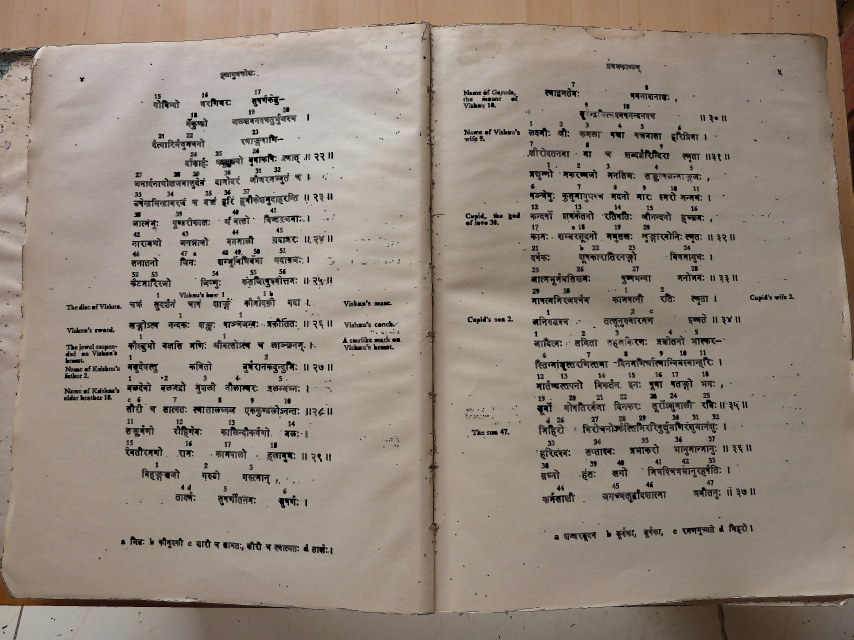
#> input picture webui-php/python-scripts/visual-search/images/test.jpg, 2560 x 1920 px (shown at 1/3 size)
$ python -i preprocessing.py   (imports and definitions only)   (Python 2 division)   (older library calls are emulated)
#> lines starting #> are read from the running program, lines starting #| are printed output that depends on the picture; after the words box and inside, x2 and y2 are one past the last pixel; in counts of white or black regions, pixels touching at a corner belong together
# -*- coding: utf-8 -*-
"""
Created on Sun Apr 12 15:09:51 2015
@author: suryo
Python module for preprocessing images of Indain manuscriptsfor further
processing and pattern matching.
This python module can perform the following functions:
1. Binarization - method binary_img(img) performs this function
2. Skew correction - method skew_correction(img) performs this function
Need to introduce machine learning of some sort to make the skew correction
method run faster :(
Or... A simple fix would be to resize the image first, and then apply the skew
correction method! That'll probably take lesser time...
Resizing is yielding better results.
"""

import cv2
import numpy as np
from scipy.stats import mode

kernel = np.ones((5,5),np.uint8)
clahe = cv2.createCLAHE(clipLimit=2.0, tileGridSize=(8,8))

"""
Method to binarize an image
Input: Grayscale image
Output: Binary image
The nature of the output is such that the text(foreground) has a colour
value of (255,255,255), and the background has a value of (0,0,0).
"""
def binary_img(img):

    #img_erode = cv2.dilate(img,kernel,iterations = 2)
    blur=cv2.medianBlur(img,5)

    #mask1 = np.ones(img.shape[:2],np.uint8)
    """Applying histogram equalization"""
    cl1 = clahe.apply(blur)

    circles_mask = cv2.dilate(cl1,kernel,iterations = 1)
    circles_mask = (255-circles_mask)

    thresh = 1
    circles_mask = cv2.threshold(circles_mask, thresh, 255, cv2.THRESH_BINARY)[1]
#> circles_mask: shape (1920, 2560); every value is 255

    edges = cv2.Canny(cl1,100,200)
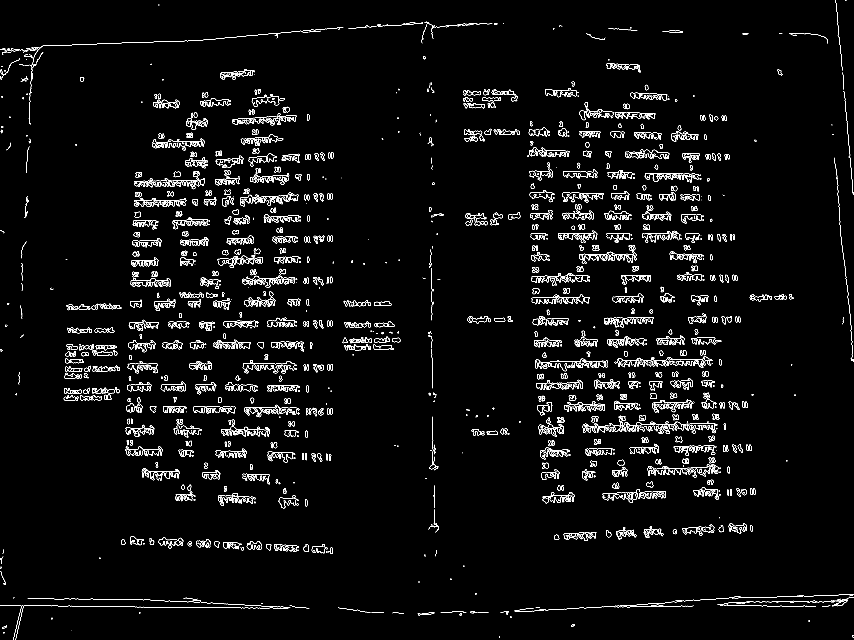
#> edges: shape (1920, 2560) (shown at 1/3 size); 2.4% white in thin lines or dots

    edges = cv2.bitwise_and(edges,edges,mask=circles_mask)

    dilation = cv2.dilate(edges,kernel,iterations = 1)
#> dilation: shape (1920, 2560); 11.5% white; 603 white regions, largest, box (x1, y1, x2, y2) and area: (1542, 1780, 2560, 1838) 12460, (1745, 1241, 2154, 1304) 12273, (0, 1791, 930, 1920) 10783

    display = cv2.bitwise_and(img,img,mask=dilation)

    cl2 = clahe.apply(display)
    cl2 = clahe.apply(cl2)

    ret,th = cv2.threshold(cl2,0,255,cv2.THRESH_BINARY+cv2.THRESH_OTSU)
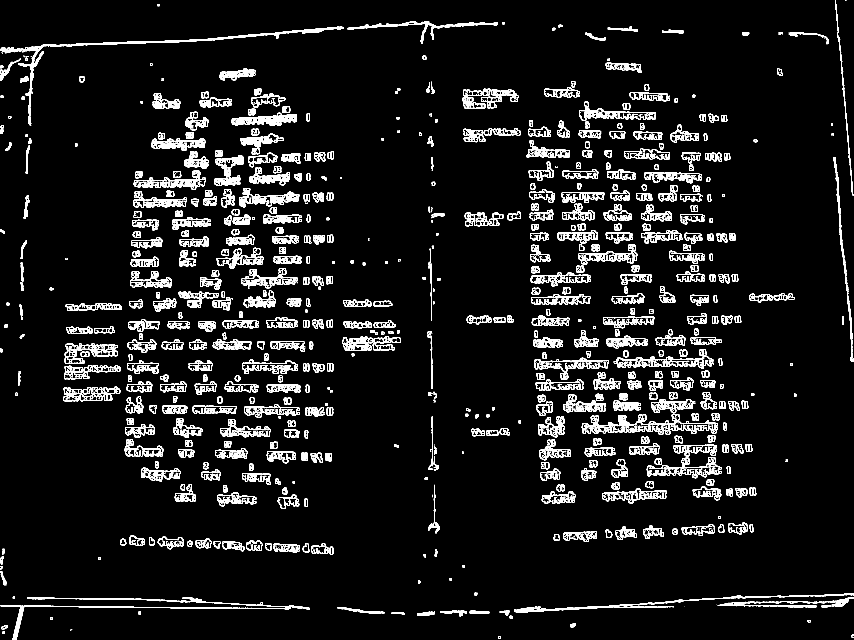
#> th: shape (1920, 2560) (shown at 1/3 size); 6.7% white; 1946 white regions (1314 under 20 px), largest, box (x1, y1, x2, y2) and area: (0, 80, 1032, 376) 6845, (1745, 1241, 2154, 1304) 6583, (1542, 1780, 2560, 1838) 4250
#> ret = 78
    th = 255 - th

    thg = cv2.adaptiveThreshold(display,255,cv2.ADAPTIVE_THRESH_GAUSSIAN_C,\
            cv2.THRESH_BINARY,11,2)
#> thg: shape (1920, 2560); 86.9% white; 1661 black regions (484 under 20 px), largest, box (x1, y1, x2, y2) and area: (1741, 1110, 2168, 1505) 18795, (1538, 1775, 2560, 1842) 17368, (0, 76, 1036, 380) 16242

    #final = cv2.bitwise_and(dilation,dilation,mask=th)

    finalg = cv2.bitwise_and(dilation,dilation,mask=thg)
#> finalg: shape (1920, 2560); 7.2% white; 1663 white regions (1033 under 20 px), largest, box (x1, y1, x2, y2) and area: (1542, 1780, 2560, 1838) 9378, (1745, 1241, 2154, 1304) 7528, (0, 80, 1032, 376) 7120

    finalg = 255 - finalg
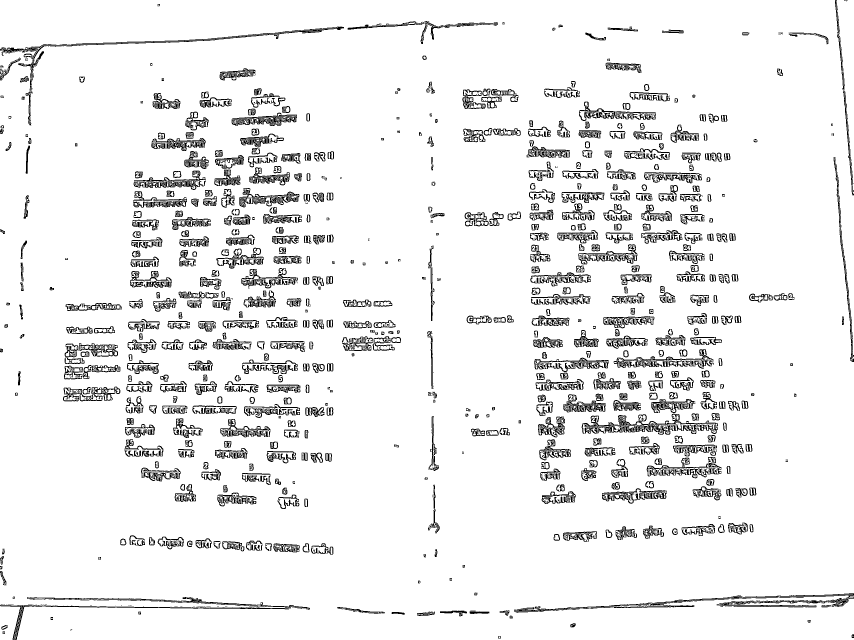
#> finalg: shape (1920, 2560) (shown at 1/3 size); 92.8% white; 1663 black regions (1033 under 20 px), largest, box (x1, y1, x2, y2) and area: (1542, 1780, 2560, 1838) 9378, (1745, 1241, 2154, 1304) 7528, (0, 80, 1032, 376) 7120

    abso = cv2.bitwise_and(dilation,dilation,mask=finalg)
#> abso: shape (1920, 2560); 4.3% white; 2210 white regions (895 under 20 px)

    return abso

"""
Method to resize the image. This is going to help in reducing the number
of computations, as the size of data will reduce.
"""

def resize(img):

    r = 1000.0 / img.shape[1]
    dim = (1000, int(img.shape[0] * r))
    resized = cv2.resize(img, dim, interpolation = cv2.INTER_AREA)

    #cv2.imshow('resized', resized)
    return resized

"""
Method to correct the skew of an image
Input: Binary image
Output: Skew corrected binary image
The nature of the output is such that the binary image is rotated appropriately
to remove any angular skew.
Find out the right place to insert the resizing method call.
Try to find one bounding rectangle around all the contours
"""

def skew_correction(img):
    areas = []  #stores all the areas of corresponding contours
    dev_areas = []  #stores all the areas of the contours within 1st std deviation in terms of area#stores all the white pixels of the largest contour within 1st std deviation
    all_angles = []
    k = 0

    binary = binary_img(img)
    #binary = resize(binary)
    contours, hierarchy = cv2.findContours(binary,cv2.RETR_TREE,cv2.CHAIN_APPROX_SIMPLE)
#> contours = 5466 contours, 3898 with area under 20; largest, box (x1, y1, x2, y2) and area: (1747, 1264, 2146, 1302) 3008, (1855, 1070, 2138, 1102) 1977, (1943, 1393, 2157, 1427) 1478, (1737, 754, 1910, 789) 1368, (1594, 820, 1765, 857) 1332
    #cnt = contours[0]
    #upper_bound=len(contours)
    height_orig, width_orig = img.shape[:2]
#> height_orig = 1920; width_orig = 2560
    words = np.zeros(img.shape[:2],np.uint8)

    for c in contours:
        areas.append(cv2.contourArea(c))
#> this loop made 5466 passes
#> c on passes 11 to 13: [[1271, 1843], [1282, 1843]], [[1201, 1842], [1204, 1842]], [[1251, 1841], [1252, 1841]]
#> after the loop, areas = 5466 values, max 3008 at index 1292, min 0 at index 10, mean 35.78

    std_dev = np.std(areas)
#> std_dev = 115.6
    for i in areas:
        dev_areas.append(i-std_dev)
#> this loop made 5466 passes
#> i on passes 1 to 3: 8, 0.5, 4.5
#> after the loop, dev_areas = 5466 values, max 2892.4 at index 1292, min -115.6 at index 10, mean -79.78

    dev_contours = np.zeros(img.shape[:2],np.uint8)

    for i in dev_areas:
        if((i>(-std_dev)) and (i<=(std_dev))):
            cv2.drawContours(dev_contours, contours, k, (255,255,255), -1)
        k+=1
#> this loop made 5466 passes
#> i on passes 1 to 3: -107.6, -115.1, -111.1
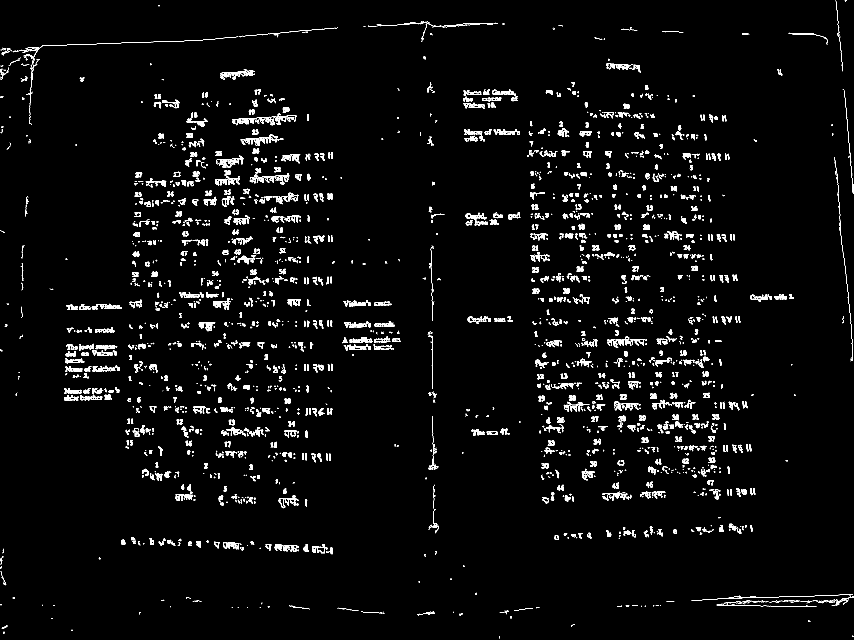
#> dev_contours: shape (1920, 2560) (shown at 1/3 size); 3% white; 2502 white regions (903 under 20 px), largest, box (x1, y1, x2, y2) and area: (76, 109, 715, 202) 807, (2503, 485, 2559, 1082) 661, (749, 524, 868, 553) 567
#> after the loop, k = 5466

    sobely = cv2.Sobel(dev_contours,cv2.CV_64F,0,1,ksize=5)
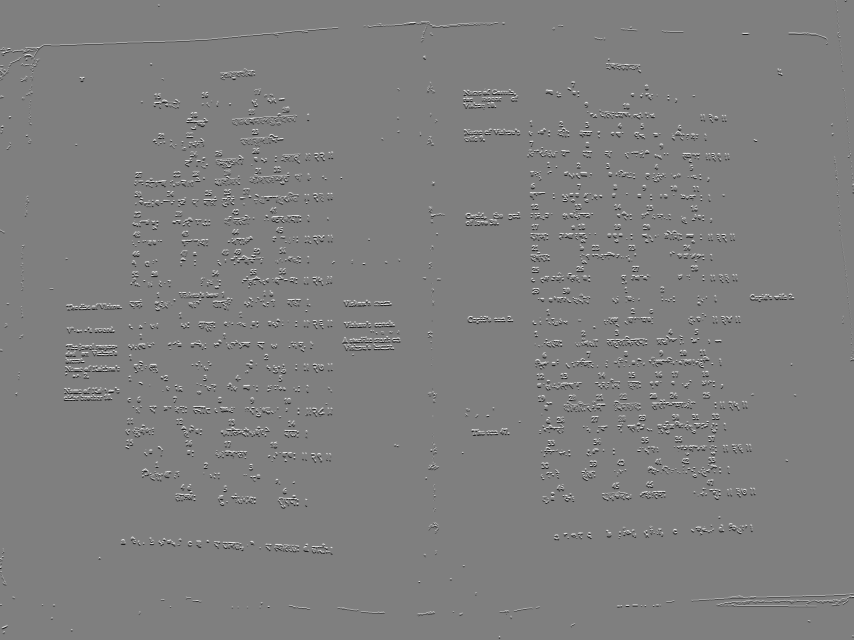
#> sobely: shape (1920, 2560) float64 (shown at 1/3 size); min -12240, max 12240, mean 0; drawn with min black and max white
    abs_sobel64f = np.absolute(sobely)
    sobel_8u = np.uint8(abs_sobel64f)
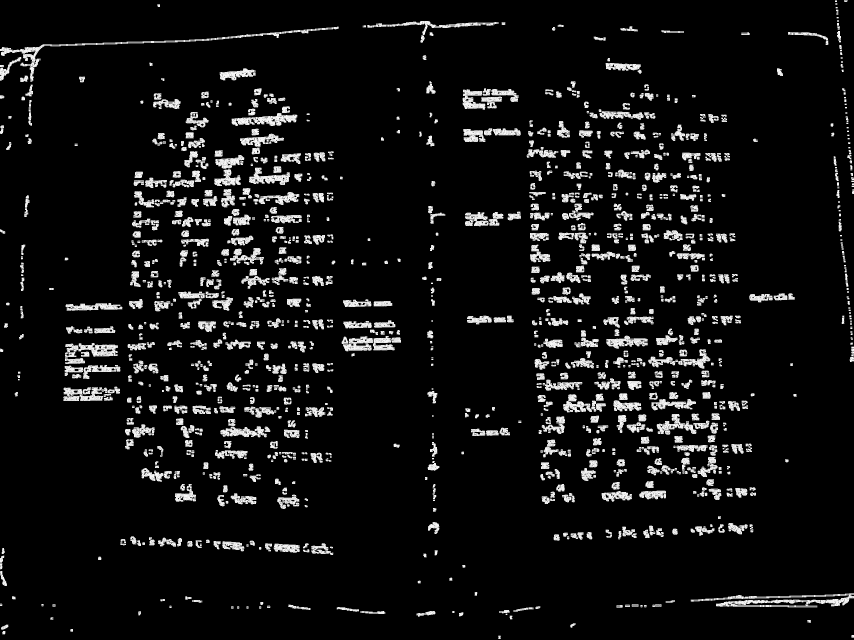
#> sobel_8u: shape (1920, 2560) (shown at 1/3 size); min 0, max 255, mean 18.3


    cv2.imshow('Output2',sobel_8u)

    minLineLength = 100
    maxLineGap = 10
    lines = cv2.HoughLinesP(sobel_8u,1,np.pi/180,100,minLineLength,maxLineGap)

    for x1,y1,x2,y2 in lines[0]:
        cv2.line(words,(x1,y1),(x2,y2),(255,255,255),2)
#> this loop made 1 pass
#> (x1, y1, x2, y2) on pass 1: (1677, 961, 1687, 961)
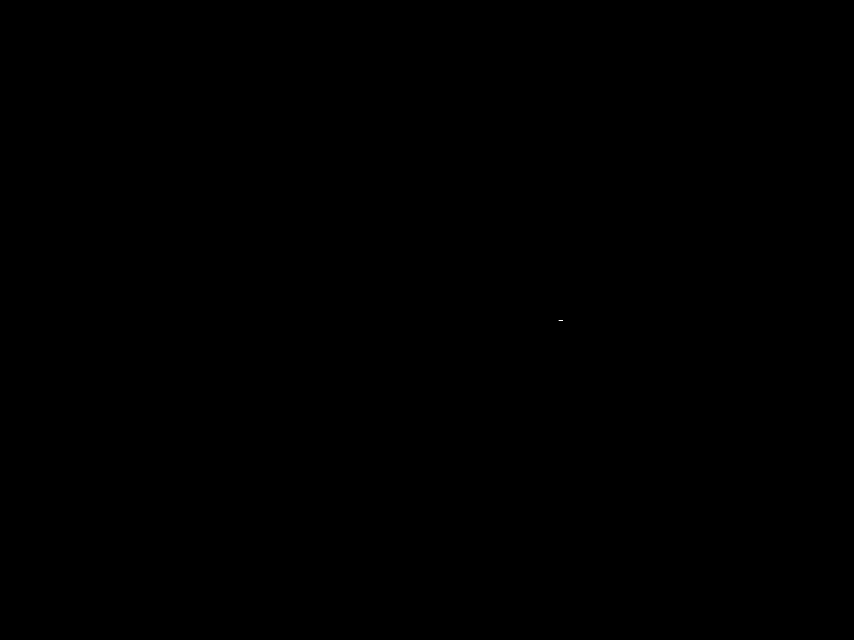
#> words: shape (1920, 2560) (shown at 1/3 size); 0% white; 1 white region, box (x1, y1, x2, y2) and area: (1676, 960, 1689, 963) 35
    cv2.imshow('hough',words)

    height_orig, width_orig = img.shape[:2]
    all_angles = []


    contours, hierarchy = cv2.findContours(words,cv2.RETR_TREE,cv2.CHAIN_APPROX_SIMPLE)
#> contours = 1 item
    print len(contours)
#| 1
    contour_count=0;
    for c in contours:
        #max_index = np.argmax(areas)
        #current_contour = np.zeros(img.shape[:2],np.uint8)
        current_contour = np.zeros(img.shape[:2],np.uint8)
        cv2.drawContours(current_contour, contours, contour_count, (255,255,255), -1)

        height, width = current_contour.shape[:2]

        #all_white_pixels = []
        current_white_pixels = []

        for i in range(0,height):
            for j in range(0,width):
                if(current_contour.item(i,j)==255):
                    current_white_pixels.append([i,j])


        matrix = np.array(current_white_pixels)

        """Finding covariance matrix"""
        C = np.cov(matrix.T)

        eigenvalues, eigenvectors = np.linalg.eig(C)

        """Finding max eigenvalue"""
        #max_ev = max(eigenvalues)
        """Finding index of max eigenvalue"""
        max_index =  eigenvalues.argmax(axis=0)

        """The largest eigen value gives the approximate length of the bounding
        ellipse around the largest word. If we follow the index of the largest
        eigen value and find the eigen vectors in the column of that index,
        we'll get the x and y coordinates of it's centre."""
        y = eigenvectors[1,max_index]
        x = eigenvectors[0,max_index]

        angle = (np.arctan2(y,x))*(180/np.pi)
        all_angles.append(angle)
        contour_count+=1
        print contour_count

        print all_angles
        angle = np.mean(all_angles)
        print angle
#> this loop made 1 pass
#> (height, width, C, eigenvalues, eigenvectors, max_index, y, x) on pass 1: (1920, 2560, [[0.647, 0], [0, 11.82]], [0.647, 11.82], [[1, 0], [0, 1]], 1, 1, 0)
#| 1
#| [90.0]
#| 90.0
#> after the loop, all_angles = [90]; contour_count = 1

    k = 0;
    non_zero_angles = []

    for i in all_angles:
        if ((i != 0) and (i!=90.0)):
            non_zero_angles.append(i)
#> this loop made 1 pass
#> after the loop, non_zero_angles = []

    print non_zero_angles

    rounded_angles = []
    for i in non_zero_angles:
        rounded_angles.append(np.round(i,0))
#> this loop made 0 passes
#> after the loop, rounded_angles = []

    print rounded_angles
    print "mode is"
    #print np.mode(rounded_angles)
    #angle = np.mean(non_zero_angles)
    #angle = np.mode(rounded_angles)

#> (the run stopped early here; a loop or call above may not have finished)
